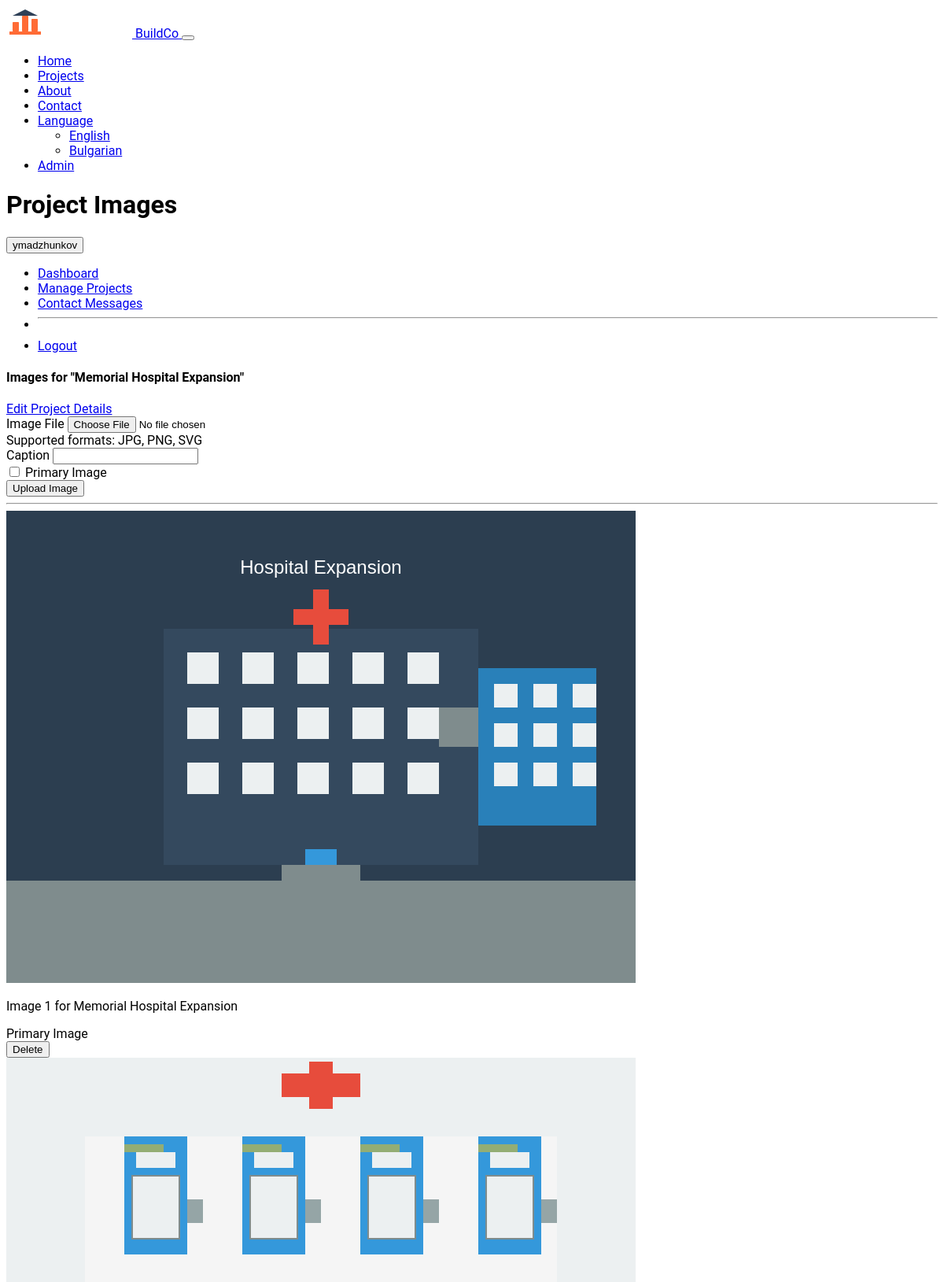
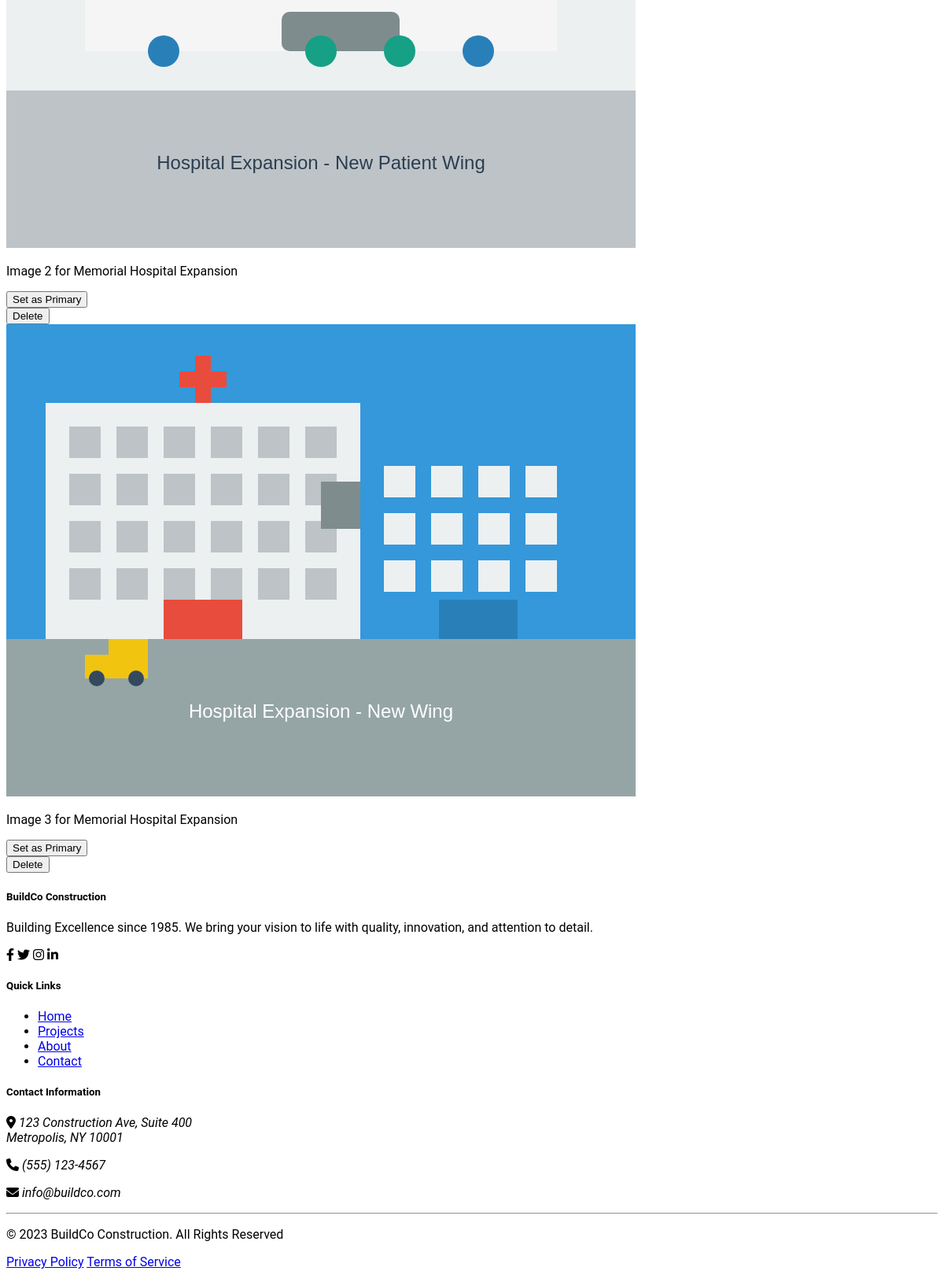
Page /admin/projects/8/images (signed in) on the committed database (2 pictures, top to bottom).
### models.py (models this page shows, shortened)
class User(UserMixin, db.Model):
    id = db.Column(db.Integer, primary_key=True)
    username = db.Column(db.String(64), unique=True, nullable=False)
    email = db.Column(db.String(120), unique=True, nullable=False)
    password_hash = db.Column(db.String(256))
    is_admin = db.Column(db.Boolean, default=False)
    created_at = db.Column(db.DateTime, default=datetime.utcnow)

class Project(db.Model):
    id = db.Column(db.Integer, primary_key=True)
    title = db.Column(db.String(100), nullable=False)
    slug = db.Column(db.String(120), unique=True, nullable=False)
    description = db.Column(db.Text, nullable=False)
    client = db.Column(db.String(100), nullable=False)
    location = db.Column(db.String(150), nullable=False)
    completion_date = db.Column(db.Date, default=datetime.utcnow)
    square_footage = db.Column(db.Integer)
    project_type = db.Column(db.String(50))
    featured = db.Column(db.Boolean, default=False)
    created_at = db.Column(db.DateTime, default=datetime.utcnow)
    images = db.relationship('ProjectImage', backref='project', cascade='all, delete-orphan')

class ProjectImage(db.Model):
    id = db.Column(db.Integer, primary_key=True)
    filename = db.Column(db.String(255), nullable=False)
    caption = db.Column(db.String(255))
    is_primary = db.Column(db.Boolean, default=False)
    project_id = db.Column(db.Integer, db.ForeignKey('project.id'), nullable=False)
    created_at = db.Column(db.DateTime, default=datetime.utcnow)

### routes.py (the view)
@app.route('/admin/projects/<int:project_id>/images')
@login_required
def admin_project_images(project_id):
    project = Project.query.get_or_404(project_id)
    form = ProjectImageForm()
    return render_template('admin/project_images.html',
                          title='Project Images',
                          project=project,
                          form=form)

### forms.py
class ProjectImageForm(FlaskForm):
    image = FileField('Image File', validators=[FileRequired(), FileAllowed(['jpg', 'jpeg', 'png', 'svg'], 'Images only!')])
    caption = StringField('Caption', validators=[Optional(), Length(max=255)])
    is_primary = BooleanField('Primary Image')
    submit = SubmitField('Upload Image')

### app.py (called while the page is built)
def get_locale():
    if 'language' in session:
        return session['language']
    return request.accept_languages.best_match(app.config['BABEL_SUPPORTED_LOCALES'])

@login_manager.user_loader
def load_user(user_id):
    from models import User
    return User.query.get(int(user_id))

@app.before_request
def before_request():
    g.lang_code = session.get('language', request.accept_languages.best_match(app.config['BABEL_SUPPORTED_LOCALES']) or 'en')

### templates/admin/project_images.html (shortened to what this page needs)
{% extends "admin/base.html" %}
{% block admin_content %}
<div class="card shadow-sm mb-4">
    <div class="card-header d-flex justify-content-between align-items-center">
        <h4 class="mb-0">Images for "{{ project.title }}"</h4>
        <a href="{{ url_for('admin_edit_project', project_id=project.id) }}" class="btn btn-outline-primary btn-sm">Edit Project Details</a>
    </div>
    <div class="card-body">
        <form method="post" action="{{ url_for('admin_add_project_image', project_id=project.id) }}" enctype="multipart/form-data" class="mb-4">
            <div class="row g-3">
                <div class="col-md-4">
                    {{ form.image.label(class="form-label") }}
                    {% if form.image.errors %}
                        {{ form.image(class="form-control is-invalid") }}
                        <div class="invalid-feedback">
                            {% for error in form.image.errors %}
                                {{ error }}
                            {% endfor %}
                        </div>
                    {% else %}
                        {{ form.image(class="form-control") }}
                    {% endif %}
                    <div class="form-text">Supported formats: JPG, PNG, SVG</div>
                </div>
                <div class="col-md-5">
                    {{ form.caption.label(class="form-label") }}
                    {% if form.caption.errors %}
                        {{ form.caption(class="form-control is-invalid") }}
                        <div class="invalid-feedback">
                            {% for error in form.caption.errors %}
                                {{ error }}
                            {% endfor %}
                        </div>
                    {% else %}
                        {{ form.caption(class="form-control") }}
                    {% endif %}
                </div>
                <div class="col-md-2 d-flex align-items-center">
                    <div class="form-check">
                        {{ form.is_primary(class="form-check-input") }}
                        {{ form.is_primary.label(class="form-check-label") }}
                    </div>
                </div>
                <div class="col-md-1 d-flex align-items-end">
                    {{ form.submit(class="btn btn-primary") }}
                </div>
            </div>
        </form>
        <hr class="my-4">
        <div class="row g-4">
            {% for image in project.images %}
            <div class="col-md-3">
                <div class="card h-100">
                    <img src="{{ image.filename }}" class="card-img-top" alt="{{ project.title }}">
                    <div class="card-body p-3">
                        <p class="card-text mb-2">{{ image.caption or 'No caption' }}</p>
                        {% if image.is_primary %}
                        <span class="badge bg-primary mb-2">Primary Image</span>
                        {% else %}
                        <form action="{{ url_for('admin_set_primary_image', project_id=project.id, image_id=image.id) }}" method="post">
                            <button type="submit" class="btn btn-sm btn-outline-primary mb-2">Set as Primary</button>
                        </form>
                        {% endif %}
                        <form action="{{ url_for('admin_delete_project_image', project_id=project.id, image_id=image.id) }}" method="post" onsubmit="return confirm('Are you sure you want to delete this image?');">
                            <button type="submit" class="btn btn-sm btn-outline-danger">Delete</button>
                        </form>
                    </div>
                </div>
            </div>
            {% else %}
            <div class="col-12">
                <div class="alert alert-info">
                    <i class="bi bi-info-circle me-2"></i> No images have been added to this project yet.
                </div>
            </div>
            {% endfor %}
        </div>
    </div>
</div>
{% endblock %}

### templates/admin/base.html (shortened to what this page needs)
{% extends "base.html" %}
{% block content %}
<div class="container pt-4 pb-4">
    <div class="row mb-4">
        <div class="col-md-8">
            <h1 class="display-5 fw-bold">{{ title }}</h1>
        </div>
        <div class="col-md-4 text-md-end d-flex align-items-center justify-content-md-end">
            {% if current_user.is_authenticated %}
            <div class="dropdown">
                <button class="btn btn-outline-primary dropdown-toggle" type="button" id="adminDropdown" data-bs-toggle="dropdown" aria-expanded="false">
                     {{ current_user.username }}
                </button>
                <ul class="dropdown-menu" aria-labelledby="adminDropdown">
                    <li><a class="dropdown-item" href="{{ url_for('admin_dashboard') }}">Dashboard</a></li>
                    <li><a class="dropdown-item" href="{{ url_for('admin_projects') }}">Manage Projects</a></li>
                    <li><a class="dropdown-item" href="{{ url_for('admin_messages') }}">Contact Messages</a></li>
                    <li><hr class="dropdown-divider"></li>
                    <li><a class="dropdown-item" href="{{ url_for('admin_logout') }}">Logout</a></li>
                </ul>
            </div>
            {% else %}
            <a href="{{ url_for('admin_login') }}" class="btn btn-primary">Login</a>
            {% endif %}
        </div>
    </div>
    {% block admin_content %}{% endblock %}
</div>
{% endblock %}

### static/css/custom.css (style rules this page uses)
:root { --construction-primary: #FF6B35; --construction-secondary: #2E4057; --construction-accent: #FFB563; --construction-light: #E6E8E6; --construction-dark: #1A1A1A; }
body { font-family: 'Roboto', 'Segoe UI', sans-serif; overflow-x: hidden; }
h1, h2, h3, h4, h5, h6 { font-weight: 700; }

### rows in the picture
User: username "ymadzhunkov"
Project: title "Memorial Hospital Expansion"
ProjectImage: filename (placeholder picture), caption "Image 1 for Memorial Hospital Expansion", is_primary "Primary Image"
ProjectImage: filename (placeholder picture), caption "Image 2 for Memorial Hospital Expansion"
ProjectImage: filename (placeholder picture), caption "Image 3 for Memorial Hospital Expansion"

### other values in the picture
{{ title }} "Project Images"
